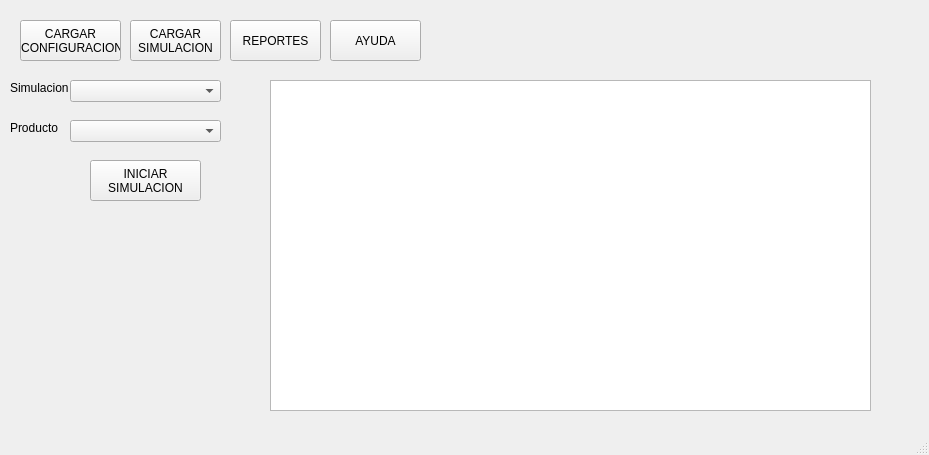
<?xml version="1.0" encoding="UTF-8"?>
<ui version="4.0">
 <class>MainWindow</class>
 <widget class="QMainWindow" name="MainWindow">
  <property name="geometry">
   <rect>
    <x>0</x>
    <y>0</y>
    <width>929</width>
    <height>455</height>
   </rect>
  </property>
  <property name="windowTitle">
   <string>MainWindow</string>
  </property>
  <widget class="QWidget" name="centralwidget">
   <widget class="QPushButton" name="configuracionbutton">
    <property name="geometry">
     <rect>
      <x>20</x>
      <y>20</y>
      <width>101</width>
      <height>41</height>
     </rect>
    </property>
    <property name="text">
     <string notr="true">CARGAR
 CONFIGURACION</string>
    </property>
   </widget>
   <widget class="QPushButton" name="reportesbutton">
    <property name="geometry">
     <rect>
      <x>230</x>
      <y>20</y>
      <width>91</width>
      <height>41</height>
     </rect>
    </property>
    <property name="text">
     <string>REPORTES</string>
    </property>
   </widget>
   <widget class="QPushButton" name="ayudabutton">
    <property name="geometry">
     <rect>
      <x>330</x>
      <y>20</y>
      <width>91</width>
      <height>41</height>
     </rect>
    </property>
    <property name="text">
     <string>AYUDA</string>
    </property>
   </widget>
   <widget class="QPushButton" name="simulacionbutton">
    <property name="geometry">
     <rect>
      <x>130</x>
      <y>20</y>
      <width>91</width>
      <height>41</height>
     </rect>
    </property>
    <property name="text">
     <string>CARGAR
SIMULACION</string>
    </property>
   </widget>
   <widget class="QComboBox" name="SimulacionCombo">
    <property name="geometry">
     <rect>
      <x>70</x>
      <y>80</y>
      <width>151</width>
      <height>22</height>
     </rect>
    </property>
   </widget>
   <widget class="QComboBox" name="ProductosCombo">
    <property name="geometry">
     <rect>
      <x>70</x>
      <y>120</y>
      <width>151</width>
      <height>22</height>
     </rect>
    </property>
   </widget>
   <widget class="QPushButton" name="pushButton">
    <property name="geometry">
     <rect>
      <x>90</x>
      <y>160</y>
      <width>111</width>
      <height>41</height>
     </rect>
    </property>
    <property name="text">
     <string>INICIAR
SIMULACION</string>
    </property>
   </widget>
   <widget class="QTableWidget" name="tableWidget">
    <property name="geometry">
     <rect>
      <x>270</x>
      <y>80</y>
      <width>601</width>
      <height>331</height>
     </rect>
    </property>
   </widget>
   <widget class="QLabel" name="label">
    <property name="geometry">
     <rect>
      <x>10</x>
      <y>80</y>
      <width>61</width>
      <height>16</height>
     </rect>
    </property>
    <property name="text">
     <string>Simulacion</string>
    </property>
   </widget>
   <widget class="QLabel" name="label_2">
    <property name="geometry">
     <rect>
      <x>10</x>
      <y>120</y>
      <width>61</width>
      <height>16</height>
     </rect>
    </property>
    <property name="text">
     <string>Producto</string>
    </property>
   </widget>
   <widget class="QLabel" name="label_3">
    <property name="geometry">
     <rect>
      <x>20</x>
      <y>240</y>
      <width>201</width>
      <height>16</height>
     </rect>
    </property>
    <property name="text">
     <string/>
    </property>
   </widget>
   <widget class="QLabel" name="label_4">
    <property name="geometry">
     <rect>
      <x>430</x>
      <y>30</y>
      <width>431</width>
      <height>16</height>
     </rect>
    </property>
    <property name="text">
     <string/>
    </property>
   </widget>
  </widget>
  <widget class="QStatusBar" name="statusbar"/>
 </widget>
 <resources/>
 <connections/>
</ui>
